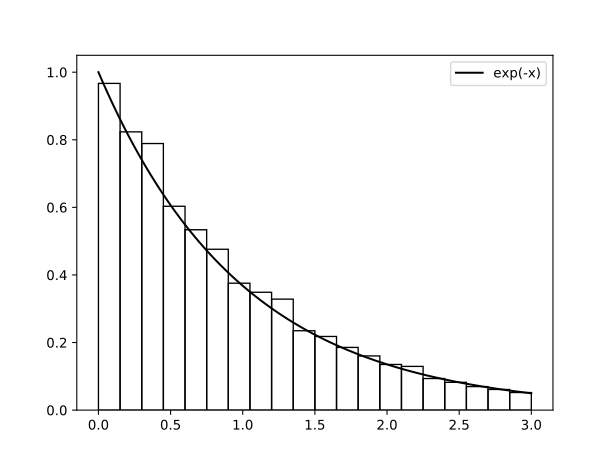

Write the Python code that produced this figure.
import math
import matplotlib.pylab as plt
import numpy as np
import random


def sample():
	x = 0
	while True:
		Y1 = Y = random.uniform(0, 1)
		odd = True
		while True:
			Yp = random.uniform(0, 1)
			if Y <= Yp:
				if odd:
					return Y1 + x
				else:
					x += 1
					break
			else:
				Y = Yp
				odd = not odd


hi = 3
T = 10000
S = [sample() for i in range(T)]
X = np.linspace(0, hi, 100)
plt.hist(S, 20, range=(0, hi), density=True, fill=False, color='k')
plt.plot(X, [math.exp(-x) for x in X], '-k', label="exp(-x)")
plt.legend()
plt.savefig("exp.svg")
